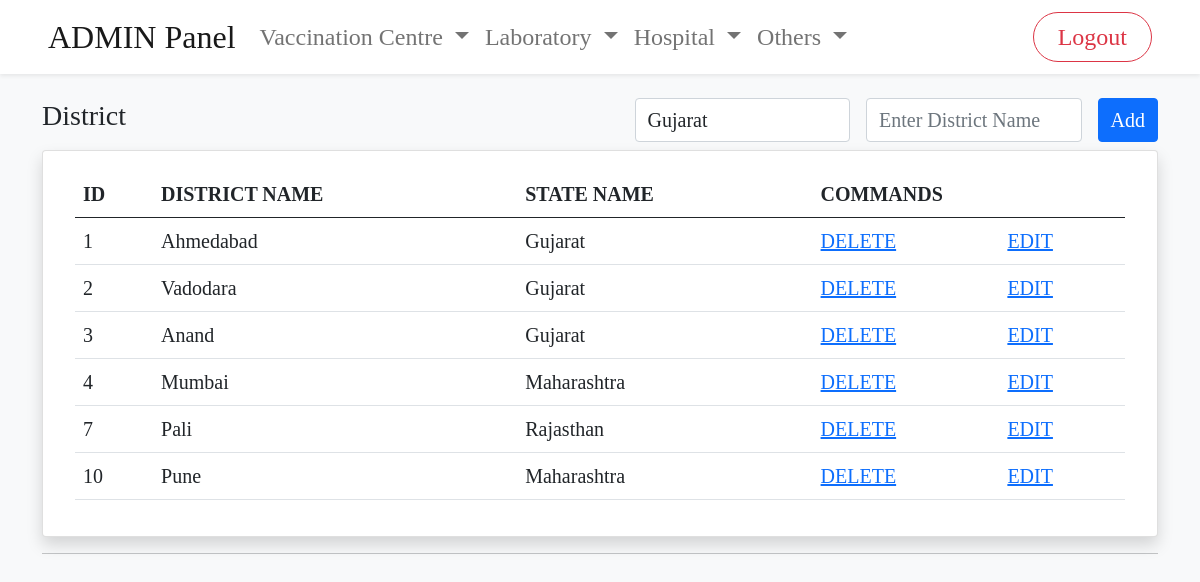
/admin/district.php, run on an earlier commit of the app's database.
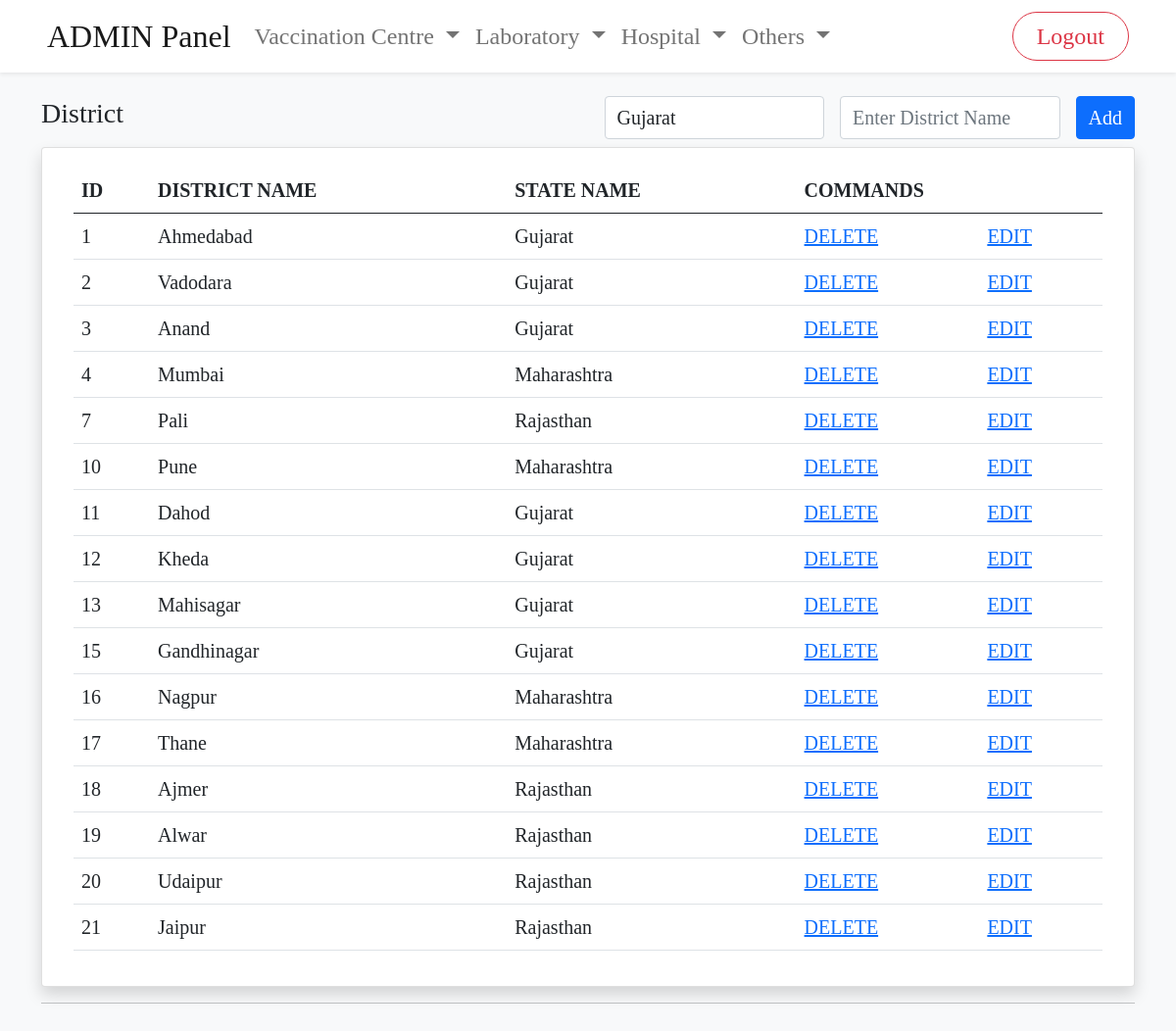
And on a later commit of the database.
### tables this page shows
CREATE TABLE `district` (
  `district_id` int(11) NOT NULL,
  `district_name` text NOT NULL,
  `state_id` int(11) NOT NULL
);

CREATE TABLE `state` (
  `state_id` int(11) NOT NULL,
  `state_name` text NOT NULL
);

### admin/district.php (the view, shortened to what this page needs)
<?php include('./includes/header.php'); ?>
<?php include('./includes/navigation.php'); ?>
<?php include('./includes/db.php'); ?>
<div class="container mt-4">
        <div class="col d-flex justify-content-between align-items-center">
        <h3>District</h3>
            <form action="" method="post" class="d-flex align-items-center">
                <select class="form-control fs-5" name="stateId">
                    <?php
                        $query = "SELECT * FROM state";
                        $viewAllState = mysqli_query($connection,$query);
                        while($row = mysqli_fetch_assoc($viewAllState)){
                            $state_id = $row['state_id'];
                            $state_name = $row['state_name'];
                            echo "<option value='$state_id'>$state_name</option>";
                        }
                    ?>
                </select>
                <input class="form-control mx-3 fs-5" type="text" name="districtName" placeholder="Enter District Name" required>
                <button name="addDistrict" class="btn fs-5 btn-primary">Add</button>
            </form>
    </div>
    <div class="card mt-2 px-3 py-1 shadow">
            <div class="card-body row">
    <div class="tableBody">
            <table class="table fs-5">
                <thead>
                    <tr>
                        <th scope="col">ID</th>
                        <th scope="col">DISTRICT NAME</th>
                        <th scope="col">STATE NAME</th>
                        <th scope="col" colspan="2">COMMANDS</th>
                    </tr>
                </thead>
                <tbody>
                    <?php
                $query = "SELECT * FROM district";
                $viewAllDistrict = mysqli_query($connection,$query);
                while($row = mysqli_fetch_assoc($viewAllDistrict)){
                    $district_id = $row['district_id'];
                    $district_name = $row['district_name'];
                    $state_id = $row['state_id'];
                    echo "<tr>";
                    echo "<td>{$district_id}</td>";
                    echo "<td>{$district_name}</td>";
                    $query = "SELECT state_name FROM state WHERE state_id = $state_id";
                    $viewStateName = mysqli_query($connection,$query);
                    while($row = mysqli_fetch_assoc($viewStateName)){
                        $state_name = $row['state_name'];
                        echo "<td>{$state_name}</td>";
                    }
                    echo "<td><a class='deleteBtn controlBtn' onClick=\"javascript: return confirm('Are You Sure?');\" href='district.php?districtDelete={$district_id}'>DELETE</a></td>";
                    echo "<td><a class='editBtn controlBtn' href='district.php?districtEdit={$district_id}'>EDIT</a></td>";
                    echo "</tr>";
                }
                ?>
            </tbody>
            </table>
    </div>
    </div>
    </div>
    <div class="tableFooter">
        <hr>
    </div>
</div>
<br>
<br>
<br>
<br>
<br>

### admin/includes/header.php (shortened to what this page needs)
<!DOCTYPE html>
<html lang="en">
<head>
  <link rel="stylesheet" href="./mainAdmin.css">
  <link rel="stylesheet" href="../bootstrap/css/bootstrap.css">
</head>
<body class="bg-light">

### admin/includes/navigation.php (shortened to what this page needs)
<nav class="navbar navbar-expand-lg navbar-light bg-white shadow-sm">
  <div class="container-fluid px-5">
    <a class="navbar-brand fs-2" href="./">ADMIN Panel</a>
    <div class="collapse navbar-collapse" id="navbarNavDropdown">
      <ul class="navbar-nav">
        <li class="nav-item dropdown">
          <a class="nav-link dropdown-toggle fs-4" href="#" id="navbarDropdownMenuLink" role="button" data-bs-toggle="dropdown" aria-expanded="false">
            Vaccination Centre
          </a>
        </li>
        <li class="nav-item dropdown">
          <a class="nav-link dropdown-toggle fs-4" href="#" id="navbarDropdownMenuLink" role="button" data-bs-toggle="dropdown" aria-expanded="false">
            Laboratory
          </a>
        </li>
        <li class="nav-item dropdown">
          <a class="nav-link dropdown-toggle fs-4" href="#" id="navbarDropdownMenuLink" role="button" data-bs-toggle="dropdown" aria-expanded="false">
            Hospital
          </a>
        </li>
        <li class="nav-item dropdown">
          <a class="nav-link dropdown-toggle fs-4" href="#" id="navbarDropdownMenuLink" role="button" data-bs-toggle="dropdown" aria-expanded="false">
            Others
          </a>
        </li>
      </ul>
    </div>
    <form class="d-flex">
      <a href="./includes/logout.php" class="btn btn-outline-danger mb-0 fs-4 rounded-pill px-4" type="submit">Logout</a>
    </form>
  </div>
</nav>

### admin/mainAdmin.css (style rules this page uses)
* { margin: 0; padding: 0; font-family: "Times New Roman", Times, serif; transition: 0.3s; }

What changed in the data, as far as the page shows it:
added district: district_id "11", district_name "Dahod", state (state_name "Gujarat")
added district: district_id "12", district_name "Kheda", state (state_name "Gujarat")
added district: district_id "13", district_name "Mahisagar", state (state_name "Gujarat")
added district: district_id "15", district_name "Gandhinagar", state (state_name "Gujarat")
added district: district_id "16", district_name "Nagpur", state (state_name "Maharashtra")
added district: district_id "17", district_name "Thane", state (state_name "Maharashtra")
added district: district_id "18", district_name "Ajmer", state (state_name "Rajasthan")
added district: district_id "19", district_name "Alwar", state (state_name "Rajasthan")
added district: district_id "20", district_name "Udaipur", state (state_name "Rajasthan")
added district: district_id "21", district_name "Jaipur", state (state_name "Rajasthan")
